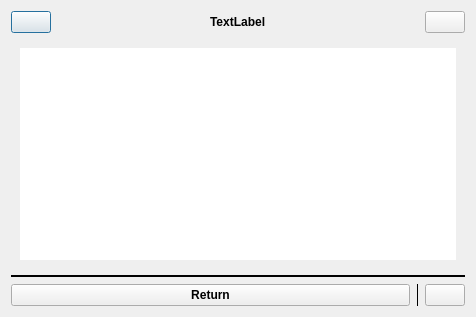
<?xml version="1.0" encoding="UTF-8"?>
<ui version="4.0">
 <class>WifiLoggerDialog</class>
 <widget class="QDialog" name="WifiLoggerDialog">
  <property name="geometry">
   <rect>
    <x>0</x>
    <y>0</y>
    <width>476</width>
    <height>317</height>
   </rect>
  </property>
  <property name="sizePolicy">
   <sizepolicy hsizetype="MinimumExpanding" vsizetype="MinimumExpanding">
    <horstretch>0</horstretch>
    <verstretch>0</verstretch>
   </sizepolicy>
  </property>
  <property name="windowTitle">
   <string>Dialog</string>
  </property>
  <layout class="QGridLayout" name="gridLayout_2">
   <item row="1" column="0">
    <widget class="QScrollArea" name="scrollArea">
     <property name="frameShape">
      <enum>QFrame::NoFrame</enum>
     </property>
     <property name="frameShadow">
      <enum>QFrame::Plain</enum>
     </property>
     <property name="lineWidth">
      <number>0</number>
     </property>
     <property name="widgetResizable">
      <bool>true</bool>
     </property>
     <widget class="QWidget" name="scrollAreaWidgetContents_2">
      <property name="geometry">
       <rect>
        <x>0</x>
        <y>0</y>
        <width>464</width>
        <height>214</height>
       </rect>
      </property>
      <layout class="QVBoxLayout" name="verticalLayout">
       <property name="leftMargin">
        <number>9</number>
       </property>
       <property name="topMargin">
        <number>9</number>
       </property>
       <property name="rightMargin">
        <number>9</number>
       </property>
       <property name="bottomMargin">
        <number>9</number>
       </property>
       <item>
        <widget class="QStackedWidget" name="stackedWidget">
         <property name="lineWidth">
          <number>0</number>
         </property>
         <property name="currentIndex">
          <number>3</number>
         </property>
         <widget class="QWidget" name="page_0">
          <layout class="QVBoxLayout" name="verticalLayout_2">
           <property name="leftMargin">
            <number>0</number>
           </property>
           <property name="topMargin">
            <number>0</number>
           </property>
           <property name="rightMargin">
            <number>0</number>
           </property>
           <property name="bottomMargin">
            <number>0</number>
           </property>
           <item>
            <layout class="QHBoxLayout" name="horizontalLayout_4">
             <item>
              <widget class="QLabel" name="label_3">
               <property name="font">
                <font>
                 <weight>75</weight>
                 <bold>true</bold>
                </font>
               </property>
               <property name="text">
                <string>Network name: </string>
               </property>
              </widget>
             </item>
             <item>
              <widget class="QLabel" name="netNameLabel">
               <property name="text">
                <string/>
               </property>
              </widget>
             </item>
             <item>
              <spacer name="horizontalSpacer_4">
               <property name="orientation">
                <enum>Qt::Horizontal</enum>
               </property>
               <property name="sizeHint" stdset="0">
                <size>
                 <width>40</width>
                 <height>20</height>
                </size>
               </property>
              </spacer>
             </item>
            </layout>
           </item>
           <item>
            <layout class="QHBoxLayout" name="horizontalLayout_2">
             <item>
              <widget class="QLabel" name="label">
               <property name="font">
                <font>
                 <weight>75</weight>
                 <italic>false</italic>
                 <bold>true</bold>
                </font>
               </property>
               <property name="text">
                <string>IP address:</string>
               </property>
              </widget>
             </item>
             <item>
              <widget class="QLabel" name="ipLabel">
               <property name="text">
                <string/>
               </property>
              </widget>
             </item>
             <item>
              <spacer name="horizontalSpacer_3">
               <property name="orientation">
                <enum>Qt::Horizontal</enum>
               </property>
               <property name="sizeHint" stdset="0">
                <size>
                 <width>40</width>
                 <height>20</height>
                </size>
               </property>
              </spacer>
             </item>
            </layout>
           </item>
           <item>
            <layout class="QHBoxLayout" name="horizontalLayout_5">
             <item>
              <widget class="QLabel" name="label_4">
               <property name="font">
                <font>
                 <weight>75</weight>
                 <bold>true</bold>
                </font>
               </property>
               <property name="text">
                <string>Mask: </string>
               </property>
              </widget>
             </item>
             <item>
              <widget class="QLabel" name="maskLabel">
               <property name="text">
                <string/>
               </property>
              </widget>
             </item>
             <item>
              <spacer name="horizontalSpacer_5">
               <property name="orientation">
                <enum>Qt::Horizontal</enum>
               </property>
               <property name="sizeHint" stdset="0">
                <size>
                 <width>40</width>
                 <height>20</height>
                </size>
               </property>
              </spacer>
             </item>
            </layout>
           </item>
           <item>
            <layout class="QHBoxLayout" name="horizontalLayout_7">
             <item>
              <widget class="QLabel" name="label_5">
               <property name="font">
                <font>
                 <weight>75</weight>
                 <bold>true</bold>
                </font>
               </property>
               <property name="text">
                <string>Gateway: </string>
               </property>
              </widget>
             </item>
             <item>
              <widget class="QLabel" name="gatewayLabel">
               <property name="text">
                <string/>
               </property>
              </widget>
             </item>
             <item>
              <spacer name="horizontalSpacer_6">
               <property name="orientation">
                <enum>Qt::Horizontal</enum>
               </property>
               <property name="sizeHint" stdset="0">
                <size>
                 <width>40</width>
                 <height>20</height>
                </size>
               </property>
              </spacer>
             </item>
            </layout>
           </item>
           <item>
            <layout class="QHBoxLayout" name="horizontalLayout_10">
             <item>
              <widget class="QLabel" name="label_6">
               <property name="font">
                <font>
                 <weight>75</weight>
                 <bold>true</bold>
                </font>
               </property>
               <property name="text">
                <string>Passphrase-protected:</string>
               </property>
              </widget>
             </item>
             <item>
              <widget class="QLabel" name="encryptionLabel">
               <property name="text">
                <string/>
               </property>
              </widget>
             </item>
             <item>
              <spacer name="horizontalSpacer_7">
               <property name="orientation">
                <enum>Qt::Horizontal</enum>
               </property>
               <property name="sizeHint" stdset="0">
                <size>
                 <width>40</width>
                 <height>20</height>
                </size>
               </property>
              </spacer>
             </item>
            </layout>
           </item>
           <item>
            <layout class="QHBoxLayout" name="horizontalLayout_12">
             <item>
              <widget class="QLabel" name="label_2">
               <property name="font">
                <font>
                 <weight>75</weight>
                 <bold>true</bold>
                </font>
               </property>
               <property name="text">
                <string>Signal strength: </string>
               </property>
              </widget>
             </item>
             <item>
              <widget class="QLabel" name="signalLabel">
               <property name="text">
                <string/>
               </property>
              </widget>
             </item>
             <item>
              <spacer name="horizontalSpacer_8">
               <property name="orientation">
                <enum>Qt::Horizontal</enum>
               </property>
               <property name="sizeHint" stdset="0">
                <size>
                 <width>40</width>
                 <height>20</height>
                </size>
               </property>
              </spacer>
             </item>
            </layout>
           </item>
           <item>
            <layout class="QHBoxLayout" name="horizontalLayout_15">
             <item>
              <widget class="QLabel" name="label_7">
               <property name="font">
                <font>
                 <weight>75</weight>
                 <bold>true</bold>
                </font>
               </property>
               <property name="text">
                <string>MAC address: </string>
               </property>
              </widget>
             </item>
             <item>
              <widget class="QLabel" name="macLabel">
               <property name="text">
                <string/>
               </property>
              </widget>
             </item>
             <item>
              <spacer name="horizontalSpacer_9">
               <property name="orientation">
                <enum>Qt::Horizontal</enum>
               </property>
               <property name="sizeHint" stdset="0">
                <size>
                 <width>40</width>
                 <height>20</height>
                </size>
               </property>
              </spacer>
             </item>
            </layout>
           </item>
          </layout>
         </widget>
         <widget class="QWidget" name="page_0_fallback">
          <layout class="QGridLayout" name="gridLayout">
           <property name="leftMargin">
            <number>0</number>
           </property>
           <property name="topMargin">
            <number>0</number>
           </property>
           <property name="rightMargin">
            <number>0</number>
           </property>
           <property name="bottomMargin">
            <number>0</number>
           </property>
           <item row="0" column="0">
            <widget class="QLabel" name="label_8">
             <property name="font">
              <font>
               <family>Inter</family>
               <weight>75</weight>
               <bold>true</bold>
              </font>
             </property>
             <property name="styleSheet">
              <string notr="true">font-family: Inter; font-weight: bold</string>
             </property>
             <property name="lineWidth">
              <number>0</number>
             </property>
             <property name="text">
              <string>Not currently connected to a network</string>
             </property>
             <property name="alignment">
              <set>Qt::AlignCenter</set>
             </property>
             <property name="wordWrap">
              <bool>true</bool>
             </property>
            </widget>
           </item>
          </layout>
         </widget>
         <widget class="QWidget" name="page_1">
          <layout class="QGridLayout" name="gridLayout_3">
           <property name="leftMargin">
            <number>0</number>
           </property>
           <property name="topMargin">
            <number>0</number>
           </property>
           <property name="rightMargin">
            <number>0</number>
           </property>
           <property name="bottomMargin">
            <number>0</number>
           </property>
           <item row="0" column="0">
            <widget class="QTextBrowser" name="fancyLogsText">
             <property name="frameShape">
              <enum>QFrame::NoFrame</enum>
             </property>
             <property name="frameShadow">
              <enum>QFrame::Plain</enum>
             </property>
             <property name="lineWidth">
              <number>0</number>
             </property>
             <property name="textInteractionFlags">
              <set>Qt::NoTextInteraction</set>
             </property>
            </widget>
           </item>
          </layout>
         </widget>
         <widget class="QWidget" name="page_2">
          <layout class="QGridLayout" name="gridLayout_4">
           <property name="leftMargin">
            <number>0</number>
           </property>
           <property name="topMargin">
            <number>0</number>
           </property>
           <property name="rightMargin">
            <number>0</number>
           </property>
           <property name="bottomMargin">
            <number>0</number>
           </property>
           <item row="0" column="0">
            <widget class="QTextBrowser" name="allLogsText">
             <property name="frameShape">
              <enum>QFrame::NoFrame</enum>
             </property>
             <property name="frameShadow">
              <enum>QFrame::Plain</enum>
             </property>
             <property name="lineWidth">
              <number>0</number>
             </property>
             <property name="textInteractionFlags">
              <set>Qt::NoTextInteraction</set>
             </property>
            </widget>
           </item>
          </layout>
         </widget>
        </widget>
       </item>
      </layout>
     </widget>
    </widget>
   </item>
   <item row="0" column="0">
    <layout class="QHBoxLayout" name="horizontalLayout">
     <item>
      <widget class="QPushButton" name="previousBtn">
       <property name="text">
        <string/>
       </property>
       <property name="icon">
        <iconset resource="../../../eink.qrc">
         <normaloff>:/resources/chevron-left.png</normaloff>:/resources/chevron-left.png</iconset>
       </property>
      </widget>
     </item>
     <item>
      <spacer name="horizontalSpacer">
       <property name="orientation">
        <enum>Qt::Horizontal</enum>
       </property>
       <property name="sizeHint" stdset="0">
        <size>
         <width>40</width>
         <height>20</height>
        </size>
       </property>
      </spacer>
     </item>
     <item>
      <widget class="QLabel" name="nameLabel">
       <property name="font">
        <font>
         <weight>75</weight>
         <bold>true</bold>
        </font>
       </property>
       <property name="text">
        <string>TextLabel</string>
       </property>
      </widget>
     </item>
     <item>
      <spacer name="horizontalSpacer_2">
       <property name="orientation">
        <enum>Qt::Horizontal</enum>
       </property>
       <property name="sizeHint" stdset="0">
        <size>
         <width>40</width>
         <height>20</height>
        </size>
       </property>
      </spacer>
     </item>
     <item>
      <widget class="QPushButton" name="nextBtn">
       <property name="text">
        <string/>
       </property>
       <property name="icon">
        <iconset resource="../../../eink.qrc">
         <normaloff>:/resources/chevron-right.png</normaloff>:/resources/chevron-right.png</iconset>
       </property>
      </widget>
     </item>
    </layout>
   </item>
   <item row="4" column="0">
    <layout class="QHBoxLayout" name="horizontalLayout_3">
     <property name="topMargin">
      <number>0</number>
     </property>
     <item>
      <widget class="QPushButton" name="returnBtn">
       <property name="sizePolicy">
        <sizepolicy hsizetype="Preferred" vsizetype="Preferred">
         <horstretch>0</horstretch>
         <verstretch>0</verstretch>
        </sizepolicy>
       </property>
       <property name="font">
        <font>
         <weight>75</weight>
         <bold>true</bold>
        </font>
       </property>
       <property name="text">
        <string>Return</string>
       </property>
      </widget>
     </item>
     <item>
      <widget class="Line" name="line">
       <property name="frameShadow">
        <enum>QFrame::Plain</enum>
       </property>
       <property name="orientation">
        <enum>Qt::Vertical</enum>
       </property>
      </widget>
     </item>
     <item>
      <widget class="QPushButton" name="refreshBtn">
       <property name="sizePolicy">
        <sizepolicy hsizetype="Fixed" vsizetype="Fixed">
         <horstretch>0</horstretch>
         <verstretch>0</verstretch>
        </sizepolicy>
       </property>
       <property name="text">
        <string/>
       </property>
       <property name="icon">
        <iconset resource="../../../eink.qrc">
         <normaloff>:/resources/refresh-small.png</normaloff>:/resources/refresh-small.png</iconset>
       </property>
      </widget>
     </item>
    </layout>
   </item>
   <item row="2" column="0">
    <widget class="Line" name="line_2">
     <property name="frameShadow">
      <enum>QFrame::Plain</enum>
     </property>
     <property name="lineWidth">
      <number>2</number>
     </property>
     <property name="orientation">
      <enum>Qt::Horizontal</enum>
     </property>
    </widget>
   </item>
  </layout>
 </widget>
 <resources>
  <include location="../../../eink.qrc"/>
 </resources>
 <connections/>
</ui>
